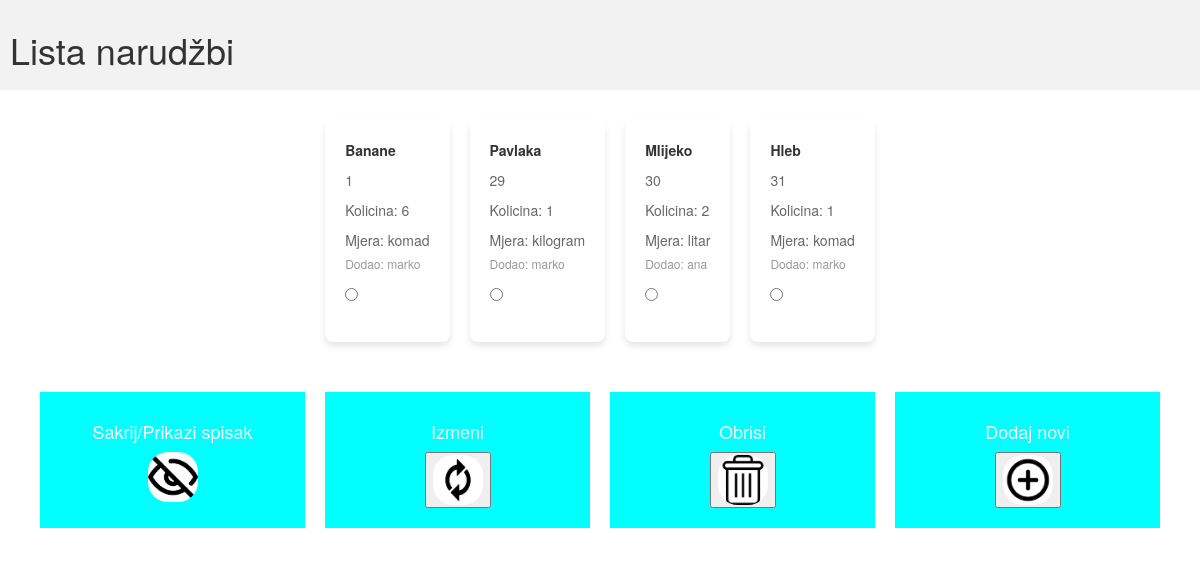
The page /home.php (signed in) on the database its author committed.
### tables this page shows
CREATE TABLE `narudzbe` (
  `id` int(11) NOT NULL,
  `proizvod` varchar(25) NOT NULL,
  `kolicina` double(11,0) NOT NULL,
  `mjera` varchar(10) NOT NULL,
  `dodao` varchar(25) NOT NULL
);

### model/narudzba.php (called while the page is built, shortened)
<?php
class Narudzba{
public static function getAll(mysqli $conn)
{
    $q = "SELECT * FROM narudzbe";
    return $conn->query($q);
}
}
?>

### home.php (the view, shortened to what this page needs)
<?php
require "model/narudzba.php";
require "DBBroker.php";
$result = Narudzba::getAll($conn);
?>
<!DOCTYPE html>
<html>
<head>
    <link rel="stylesheet" href="css/home.css">
    <link rel="stylesheet" href="https://maxcdn.bootstrapcdn.com/bootstrap/3.3.7/css/bootstrap.min.css">
</head>
<body>
    <div id="header">
        <h1>Lista narudžbi</h1>
    </div>
    <div id="content">
        <ul>
            <?php
            while ($red = $result->fetch_array()) {
            ?>
                <li>
                    <strong><?php echo $red["proizvod"] ?></strong>
                    <div class="order-info"><?php echo $red["id"] ?></div>
                    <div class="order-info">Kolicina: <?php echo $red["kolicina"] ?></div>
                    <div class="order-info">Mjera: <?php echo $red["mjera"] ?></div>
                    <div class="added-by">Dodao: <?php echo $red["dodao"] ?></div>
                    <label class="radio-btn">
                        <input type="radio" name="checked-donut" value="<?php echo $red["id"] ?>">
                    </label>
                </li>
            <?php
            }
            ?>
        </ul>
    </div>
    <div class="container">
        <div class="box">
            <h4>Sakrij/Prikazi spisak</h4>
            <img src="img/prikaz.png" onclick="prikazi() " id="icon">
        </div>
        <div class="box">
            <h4>Izmeni</h4>
          <button id="btnizmeniNarudzbu"><img src="img/change.png" id="icon"></button>
        </div>
        <div class="box">
            <h4>Obrisi</h4>
            <button id="btnObrisiNarudzbu" onclick="obrisiStavku()">  <img src="img/delete.png" id="icon"></button>
        </div>
        <div class="box">
            <h4>Dodaj novi</h4>
            <button id="dodajNarudzbu"  ><img src="img/add.png" id="icon"></button>
        </div>
    </div>
</body>
</html>

### css/home.css (style rules this page uses)
body { font-family: Arial, sans-serif; background-color: #f8f8f8; margin: 0; padding: 0; position: relative; }
#header { background-color: #f2f2f2; padding: 10px; display: flex; justify-content: space-between; }
#content { padding: 20px; }
h1 { text-align: center; color: #333; }
ul { list-style-type: none; padding: 0; display: flex; flex-wrap: wrap; justify-content: center; }
li { margin: 10px; padding: 20px; background-color: #fff; border-radius: 8px; box-shadow: 0 4px 6px rgba(0, 0, 0, 0.1); transition: transform 0.3s ease-in-out; max-width: 200px; }
.order-info { font-size: 14px; color: #666; margin-top: 10px; }
.added-by { font-size: 12px; color: #999; margin-top: 5px; }
.container { display: flex; }
.box { flex: 1; padding: 20px; margin: 10px; background-color:aqua; color: #fff; text-align: center; }
#icon { height: 50px; width: 50px; border-radius: 20px; }
label { padding: 12px 12px 12px 0; display: inline-block; }

### rows shown on the page
narudzbe: proizvod "Banane", id "1", kolicina "6", mjera "komad", dodao "marko"
narudzbe: proizvod "Pavlaka", id "29", kolicina "1", mjera "kilogram", dodao "marko"
narudzbe: proizvod "Mlijeko", id "30", kolicina "2", mjera "litar", dodao "ana"
narudzbe: proizvod "Hleb", id "31", kolicina "1", mjera "komad", dodao "marko"
